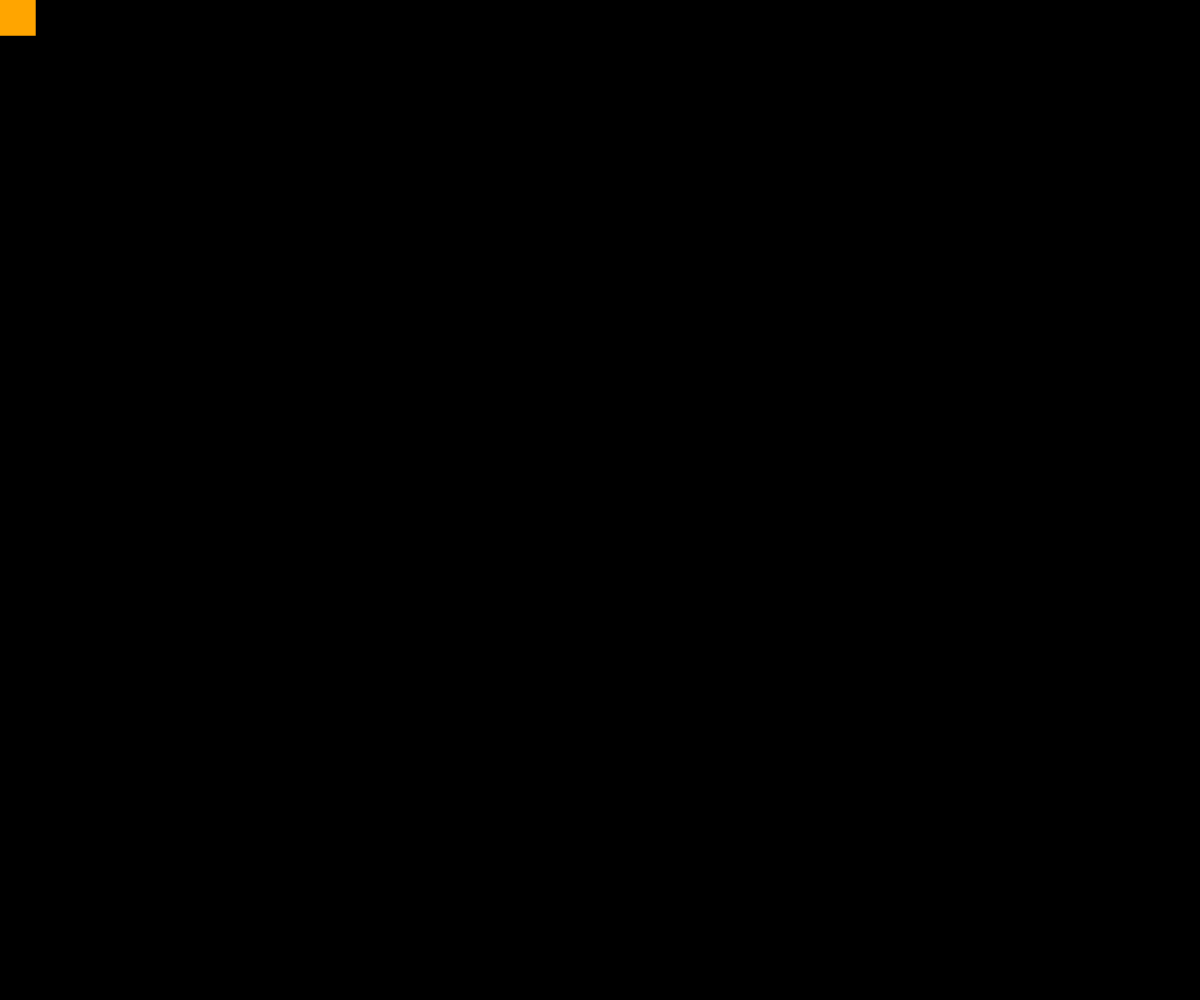
Frame 1 (no input)
Frame 60 (no input): identical to frame 1, image omitted
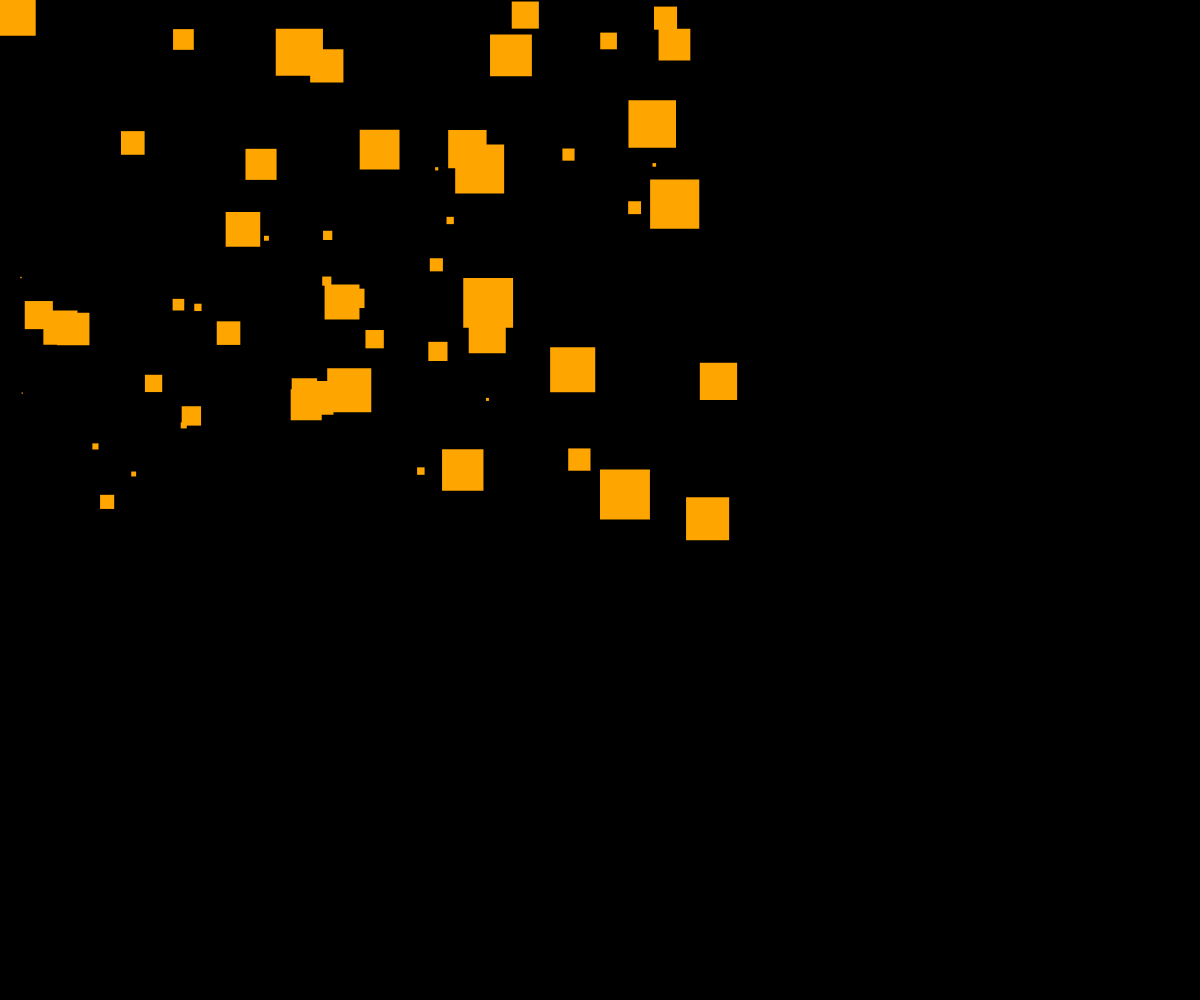
Frame 120 (the mouse pressed at the canvas centre since frame 60)

The p5.js sketch that drew these frames (run headless with seeded random() and noise() and a simulated clock; from frame 60 on, the mouse is pressed at the canvas centre):

// p5.js sketch
// ── sketch.js
// Objects Mini Demo
// Kamran Shirazi
// Oct 10, 2025

// Glabal Section

let myRect;
let rectCollection = [];

function setup() {
  createCanvas(windowWidth, windowHeight);
  myRect =  new Rect(0, 0);
}

function draw() {
  background(0);
  noStroke();
  // process the single ball
  myRect.display();

  if(mouseIsPressed){
    rectCollection.push(new Rect(random(700), random(500))); 
  }

  // proceess of COLLECTION
  for(let r of rectCollection){
    r.display();
  }
}


class Rect{
  //1. Constructor
  constructor(x, y){
    this.x = x; this.y = y;
    this.c = color("orange");
    this.s = random(50);
  }

  //2. Class Method/Function
  display(){
    fill(this.c);
    rect(this.x, this.y, this.s, this.s)
  }
}
